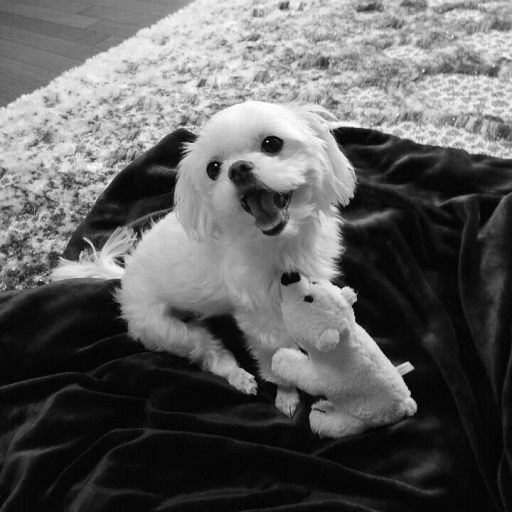
#> input picture Day3/ex3-3_object_detection/mingky.jpg, 512 x 512 px
$ python 1.FeatureMatching.py
#> lines starting #> are read from the running program, lines starting #| are printed output that depends on the picture

"""
1. Feature matching
"""

import matplotlib.pyplot as plt
from skimage import io
import cv2
import numpy as np


# cv2.imread(fileName, flag)
# flag option#1: cv2.IMREAD_COLOR (1)
# flag option#2: cv2.IMREAD_GRAYSCALE (0)
# flag option#3: cv2.IMREAD_UNCHANGED (-1)

Image = cv2.imread('./mingky.jpg', 0)
#> Image is the input picture: shape (512, 512); min 0, max 255, mean 95.2
objectImage = cv2.imread('./mingkydoll.jpg', 0)
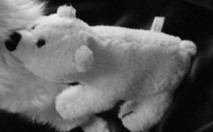
#> input picture Day3/ex3-3_object_detection/mingkydoll.jpg, 213 x 132 px
#> objectImage is the input picture: shape (132, 213); min 0, max 239, mean 94.5
# objectImage = cv2.imread('./mingkyHead.jpg', 0)

# calculate keypoints

orb = cv2.ORB_create()
kp1, des1 = orb.detectAndCompute(objectImage, None)
#> kp1 = 74 keypoints; strongest (x, y, size): (177, 37, 31), (43, 42, 37.2), (38, 44, 37.2), (44, 41, 31)
kp2, des2 = orb.detectAndCompute(Image, None)
#> kp2 = 500 keypoints; strongest (x, y, size): (336, 132, 77.1), (334, 131, 92.6), (337, 133, 111.1), (410, 366, 53.6)

# create BFMatcher object

bf = cv2.BFMatcher(cv2.NORM_HAMMING2, crossCheck=True)
matches = bf.match(des1, des2)
#> matches = 41 matches

# sort them in the order of their distance

matches = sorted(matches, key=lambda x: x.distance)
good_matches = matches[:6]
#> good_matches = 6 matches

img3 = cv2.drawMatches(objectImage, kp1, Image, kp2, good_matches, None, flags=2)
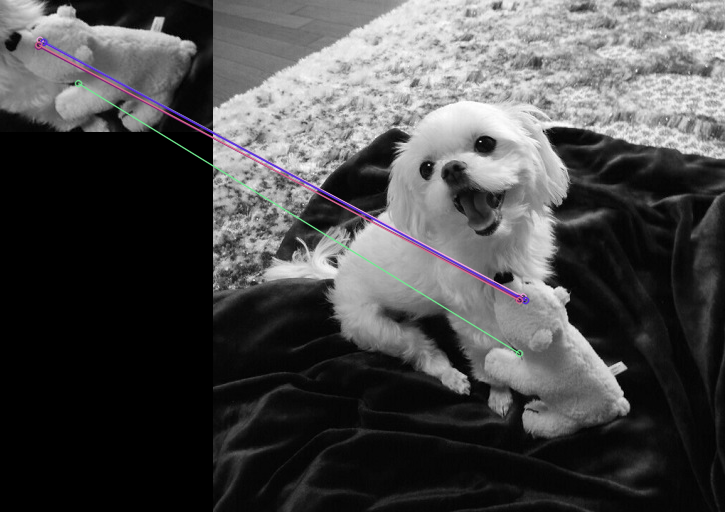
#> img3: shape (512, 725, 3); mean of channels 0, 1, 2 74.9, 74.4, 74.7; drawn as B, G, R

plt.figure(dpi=150)
plt.imshow(img3)

plt.show()

# plot key points

plt.figure(dpi=150)
plt.imshow(cv2.drawKeypoints(objectImage, kp1, None, flags=0))

plt.show()
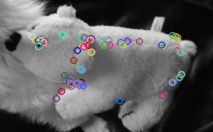
#> shown: shape (132, 213, 3); mean R, G, B 94.8, 94.4, 95.1
